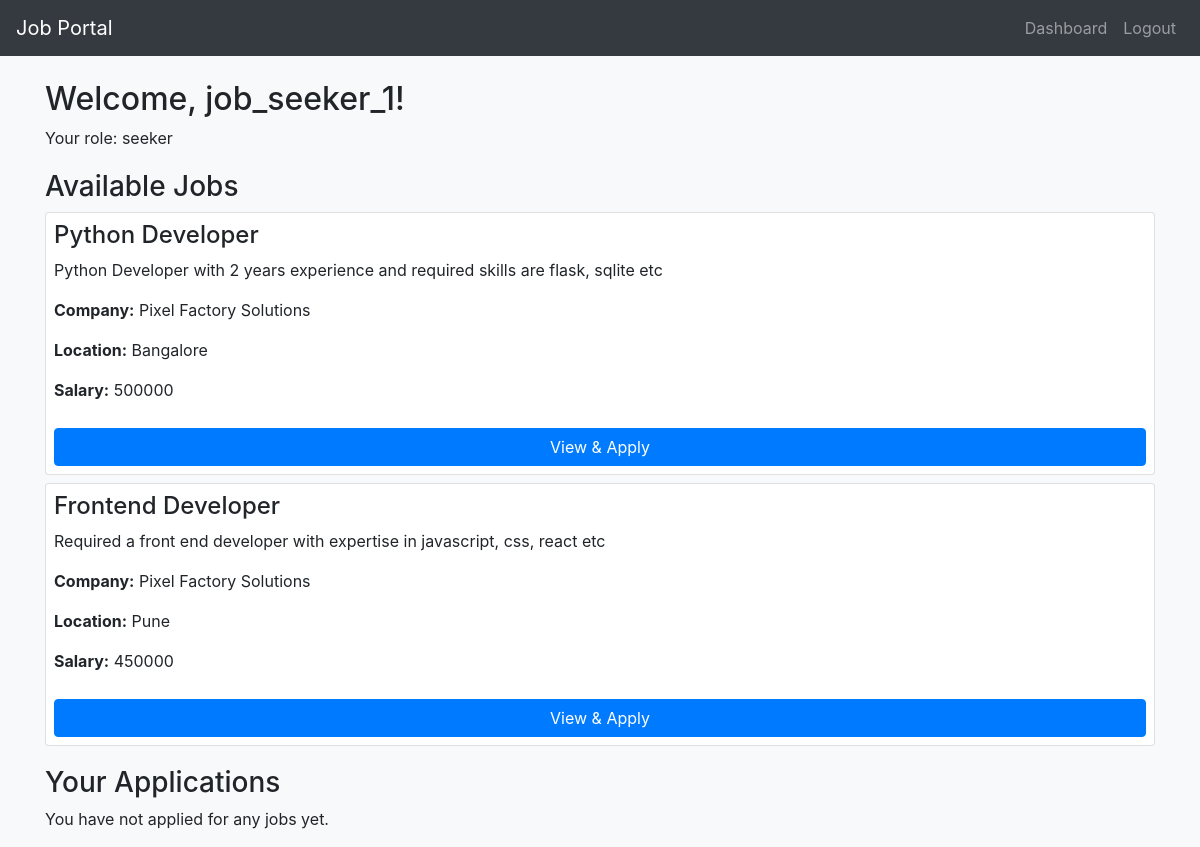
The page /dashboard (signed in) on the database its author committed.
### models.py (models this page shows)
class User(db.Model):
    id = db.Column(db.Integer, primary_key=True)
    username = db.Column(db.String(150), unique=True, nullable=False)
    password = db.Column(db.String(200), nullable=False)
    role = db.Column(db.String(20), nullable=False)

class Job(db.Model):
    id = db.Column(db.Integer, primary_key=True)
    title = db.Column(db.String(150), nullable=False)
    description = db.Column(db.Text, nullable=False)
    salary = db.Column(db.String(100))
    location = db.Column(db.String(100))
    company = db.Column(db.String(100))

### app.py (the view)
@app.route('/dashboard')
def dashboard():
    if 'user_id' not in session:
        return redirect(url_for('login'))
    user = User.query.get(session['user_id'])
    jobs = Job.query.all() if user.role == 'seeker' else None
    return render_template('dashboard.html', user=user, jobs=jobs)

### app.py (called while the page is built)
@app.before_request
def create_tables():
        db.create_all()

### templates/dashboard.html (shortened to what this page needs)
{% extends 'base.html' %}
{% block content %}
<h2>Welcome, {{ user.username }}!</h2>
<p>Your role: {{ user.role }}</p>
{% if user.role == 'seeker' %}
    <h3>Available Jobs</h3>
    {% if jobs %}
        {% for job in jobs %}
            <div class="card mb-2 p-2">
                <h4>{{ job.title }}</h4>
                <p>{{ job.description }}</p>
                <p><strong>Company:</strong> {{ job.company }}</p>
                <p><strong>Location:</strong> {{ job.location }}</p>
                <p><strong>Salary:</strong> {{ job.salary }}</p>
                <a href="{{ url_for('job_detail', job_id=job.id) }}" class="btn btn-primary">View & Apply</a>
            </div>
        {% endfor %}
    {% else %}
        <p>No jobs available at the moment.</p>
    {% endif %}
    <h3>Your Applications</h3>
    {% if user.applications %}
        {% for application in user.applications %}
            <div class="card mb-2 p-2">
                <h4>Job: {{ application.job.title }}</h4>
                <p>Status: Submitted</p>
            </div>
        {% endfor %}
    {% else %}
        <p>You have not applied for any jobs yet.</p>
    {% endif %}
{% endif %}
{% endblock %}

### templates/static/styles.css (style rules this page uses)
body { background-color: #f8f9fa; }
h1, h2, h3 { margin-top: 20px; }
.btn { margin-top: 10px; }

### rows shown on the page
User: username "job_seeker_1", role "seeker"
Job: title "Python Developer", description "Python Developer with 2 years experience and required skills are flask, sqlite etc", company "Pixel Factory Solutions", location "Bangalore", salary "500000"
Job: title "Frontend Developer", description "Required a front end developer with expertise in javascript, css, react etc", company "Pixel Factory Solutions", location "Pune", salary "450000"
